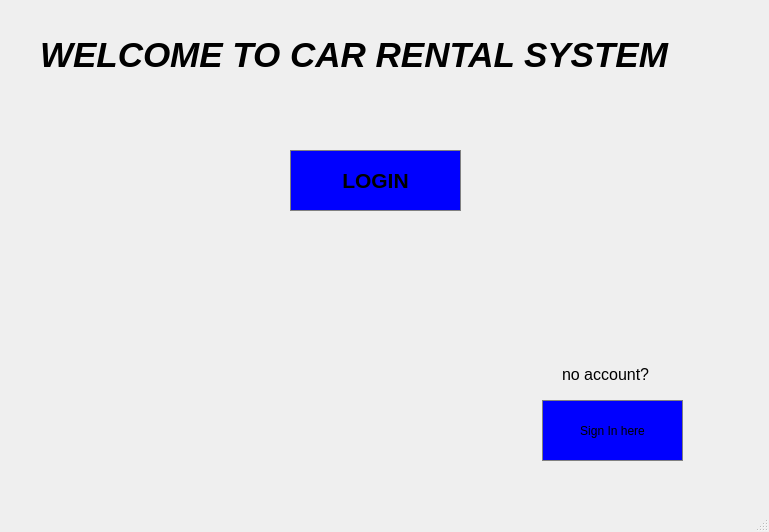
<?xml version="1.0" encoding="UTF-8"?>
<ui version="4.0">
 <class>MainWindow</class>
 <widget class="QMainWindow" name="MainWindow">
  <property name="geometry">
   <rect>
    <x>0</x>
    <y>0</y>
    <width>769</width>
    <height>532</height>
   </rect>
  </property>
  <property name="windowTitle">
   <string>MainWindow</string>
  </property>
  <widget class="QWidget" name="centralwidget">
   <widget class="QLabel" name="label">
    <property name="geometry">
     <rect>
      <x>20</x>
      <y>20</y>
      <width>741</width>
      <height>521</height>
     </rect>
    </property>
    <property name="text">
     <string/>
    </property>
   </widget>
   <widget class="QPushButton" name="pushButton">
    <property name="geometry">
     <rect>
      <x>290</x>
      <y>150</y>
      <width>171</width>
      <height>61</height>
     </rect>
    </property>
    <property name="font">
     <font>
      <pointsize>16</pointsize>
      <bold>true</bold>
     </font>
    </property>
    <property name="autoFillBackground">
     <bool>false</bool>
    </property>
    <property name="styleSheet">
     <string notr="true">QPushButton {
	background-color: #0000FF;
	border: 1px solid gray;
	padding: 5px;
}</string>
    </property>
    <property name="text">
     <string>LOGIN</string>
    </property>
   </widget>
   <widget class="QPushButton" name="pushButton_2">
    <property name="geometry">
     <rect>
      <x>542</x>
      <y>400</y>
      <width>141</width>
      <height>61</height>
     </rect>
    </property>
    <property name="styleSheet">
     <string notr="true">QPushButton {
	background-color: #0000FF;
	border: 1px solid gray;
	padding: 5px;
}</string>
    </property>
    <property name="text">
     <string>Sign In here</string>
    </property>
   </widget>
   <widget class="QLabel" name="label_2">
    <property name="geometry">
     <rect>
      <x>40</x>
      <y>9</y>
      <width>721</width>
      <height>91</height>
     </rect>
    </property>
    <property name="font">
     <font>
      <pointsize>26</pointsize>
      <italic>true</italic>
      <bold>true</bold>
     </font>
    </property>
    <property name="text">
     <string>WELCOME TO CAR RENTAL SYSTEM</string>
    </property>
   </widget>
   <widget class="QLabel" name="label_3">
    <property name="geometry">
     <rect>
      <x>562</x>
      <y>359</y>
      <width>111</width>
      <height>31</height>
     </rect>
    </property>
    <property name="font">
     <font>
      <pointsize>12</pointsize>
     </font>
    </property>
    <property name="styleSheet">
     <string notr="true">QPushButton {
	background-color: #0000FF;
	border: 1px solid gray;
	padding: 5px;
}</string>
    </property>
    <property name="text">
     <string>no account?</string>
    </property>
   </widget>
  </widget>
  <widget class="QMenuBar" name="menubar">
   <property name="geometry">
    <rect>
     <x>0</x>
     <y>0</y>
     <width>769</width>
     <height>26</height>
    </rect>
   </property>
  </widget>
  <widget class="QStatusBar" name="statusbar"/>
 </widget>
 <resources/>
 <connections/>
</ui>
